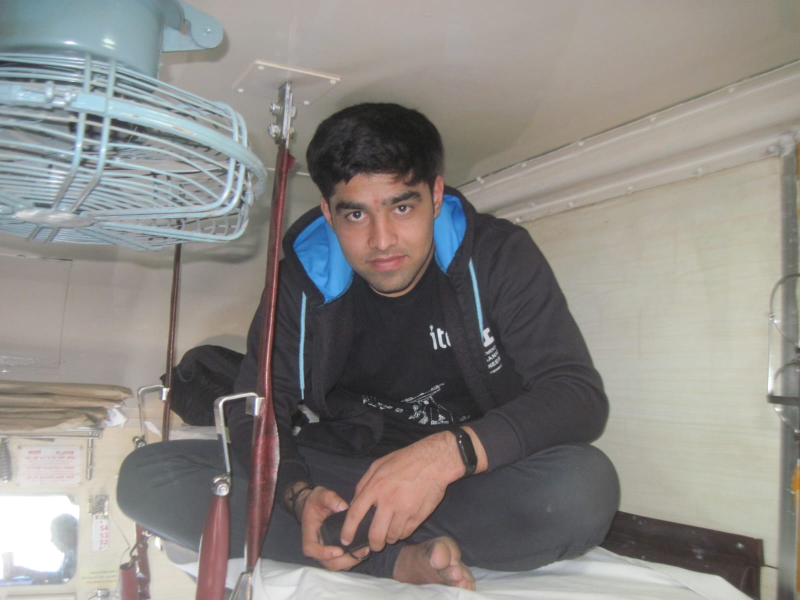
#> input picture Task01/dataset/WhatsApp Image 2023-01-29 at 01.03.33.jpeg, 1600 x 1200 px, given in place of dataset, which was not available (shown at 1/2 size)
$ python detect-contour.py --path ../dataset
#> lines starting #> are read from the running program, lines starting #| are printed output that depends on the picture; after the words box and inside, x2 and y2 are one past the last pixel; in counts of white or black regions, pixels touching at a corner belong together; pictures that were not available may be replaced by others from this repository, and a replacement may not be noted
import cv2
import numpy as np
import argparse
import os

parser = argparse.ArgumentParser(prog='detectContour',
                                 description='Creates contour over the tallest guy in the picture',
                                 )
parser.add_argument('-i', "--path", help='Takes path of the directory containing images')

args = parser.parse_args()

image_loc = r"{}".format(args.path)


def findMaxContours(contours):
    span = []
    contour_y = [[]] * len(contours)
    for i, contour in enumerate(contours):
        ys = []
        for j in contour:
            ys.append(j[0][1])
        contour_y[i] = ys

    for ys in contour_y:
        if (len(ys) < 10):
            span.append(0)
        else:
            span.append(max(ys) - min(ys))
            max_height = max(span)
    return max_height, span.index(max_height)


img = cv2.imread(image_loc)
#> img is the input picture: shape (1200, 1600, 3); mean B, G, R 131.8, 135.7, 139.1
gray = cv2.cvtColor(img, cv2.COLOR_BGR2GRAY)
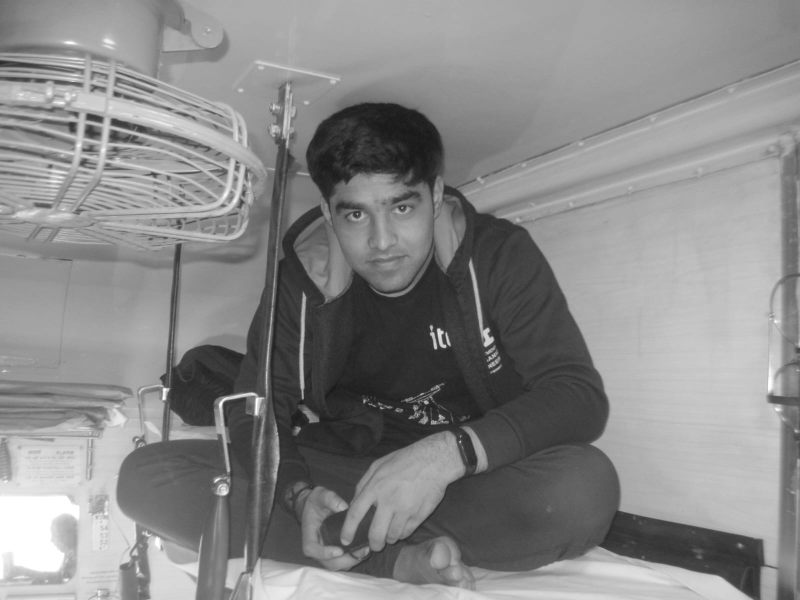
#> gray: shape (1200, 1600) (shown at 1/2 size); min 21, max 255, mean 136.3

_, thresh = cv2.threshold(gray, 100, 255, cv2.THRESH_BINARY_INV)
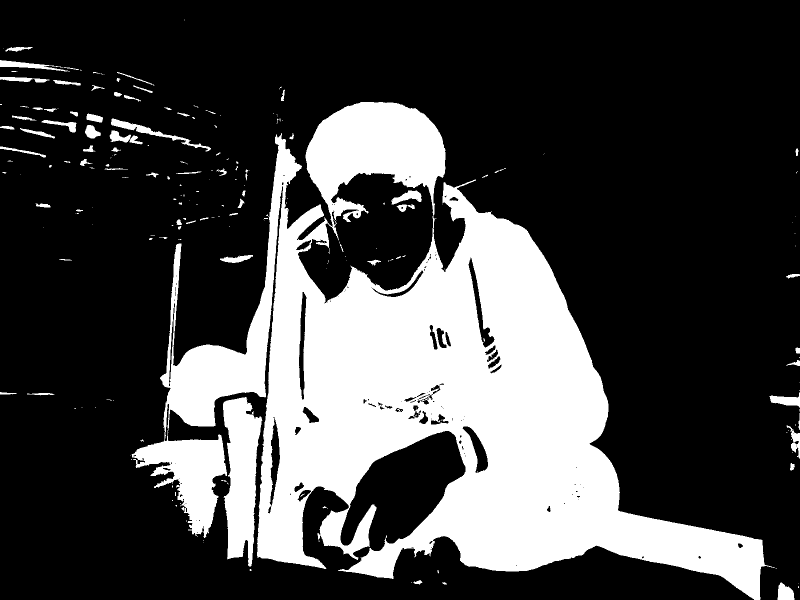
#> thresh: shape (1200, 1600) (shown at 1/2 size); 26.7% white; 221 white regions (135 under 20 px)

contours, _ = cv2.findContours(thresh, cv2.RETR_TREE, cv2.CHAIN_APPROX_SIMPLE)
#> contours = 367 contours, 245 with area under 20; largest, box (x1, y1, x2, y2) and area: (263, 204, 1550, 1200) 485922, (446, 794, 525, 1133) 17165, (936, 514, 990, 696) 2133, (538, 833, 561, 1014) 1964, (597, 583, 614, 800) 1927

max_height, contour_index = findMaxContours(contours)
#> in findMaxContours, `contour_y = [[]] * len(contours)`: contour_y = 367 items, first 6: [], [], [], [], [], []
#> the loop in findMaxContours, `for i, contour in enumerate(contours):` made 367 passes
#> contour on passes 1, 2, 5: [[1596, 1172], [1596, 1175], [1597, 1175], [1597, 1173]], [[1597, 1167]], [[823, 1164], [823, 1165]]
#> after the loop in findMaxContours, `for i, contour in enumerate(contours):`: contour_y = 367 items
#> the loop in findMaxContours, `for ys in contour_y:` made 367 passes
#> (ys, max_height) on passes 39, 55: ([826, 840, 842, 847, 848, 851, 852, 855, 856, 858, 859], 65), ([695, 696, 701, 702, 705, 706, 706, 696, 696, 695, 695, 696], 338)
#> max_height on passes 3, 4, 6, 16, 25, 29: 34, 34, 34, 34, 34, 34
#> after the loop in findMaxContours, `for ys in contour_y:`: span = 367 values, max 995 at index 198, min 0 at index 0, mean 10.82
#> max_height = 995; contour_index = 198

cv2.drawContours(img, contours, contour_index, (0, 255, 0), 2)
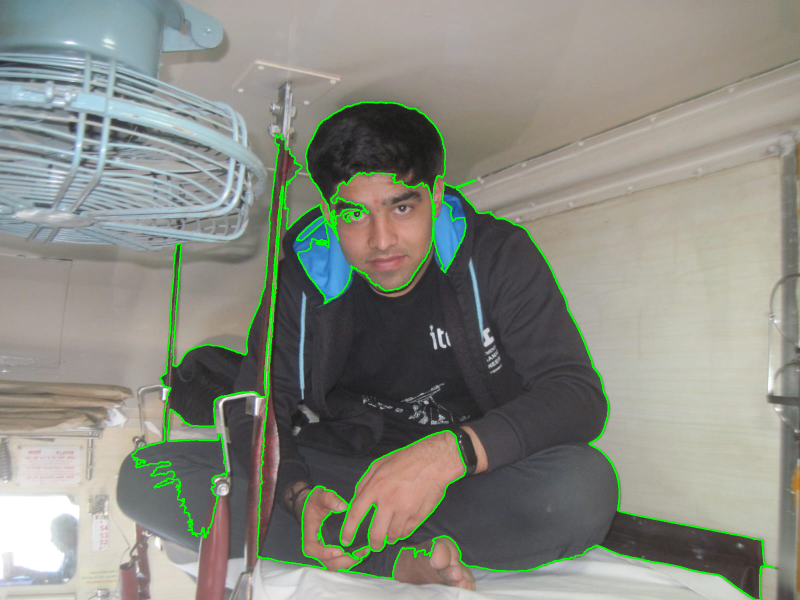
#> img: shape (1200, 1600, 3) (shown at 1/2 size); 1.95% of pixels changed, all inside (x1, y1, x2, y2) = (262, 203, 1551, 1200)

# # Show the result
cv2.imshow("Tallest Person", img)
cv2.waitKey(0)
cv2.destroyAllWindows

$ run again, on Task01/dataset/WhatsApp Image 2023-01-29 at 01.04.12.jpeg
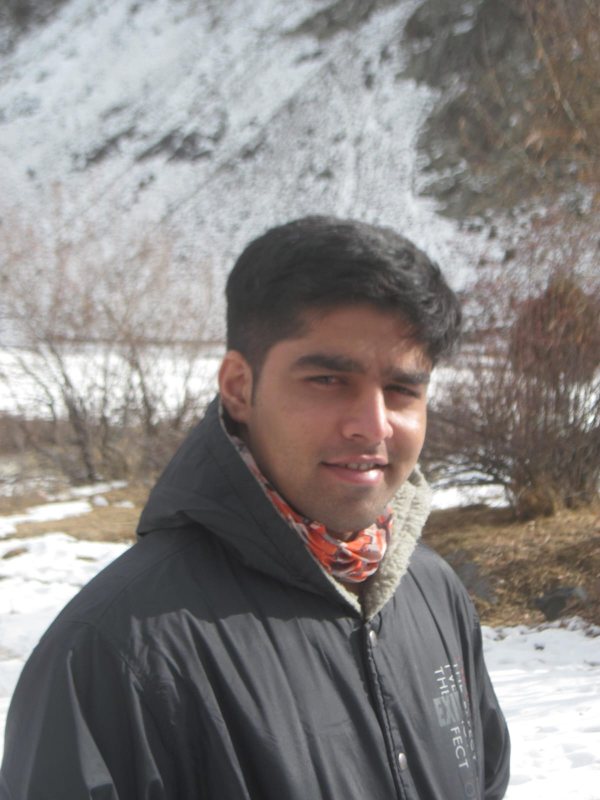
#> input picture Task01/dataset/WhatsApp Image 2023-01-29 at 01.04.12.jpeg, 1200 x 1600 px, given in place of dataset, which was not available (shown at 1/2 size)
#> img is the input picture: shape (1600, 1200, 3); mean B, G, R 130.1, 131.8, 136.2
#> `_, thresh = cv2.threshold(gray, 100, 255, cv2.THRESH_BINARY_INV)`:
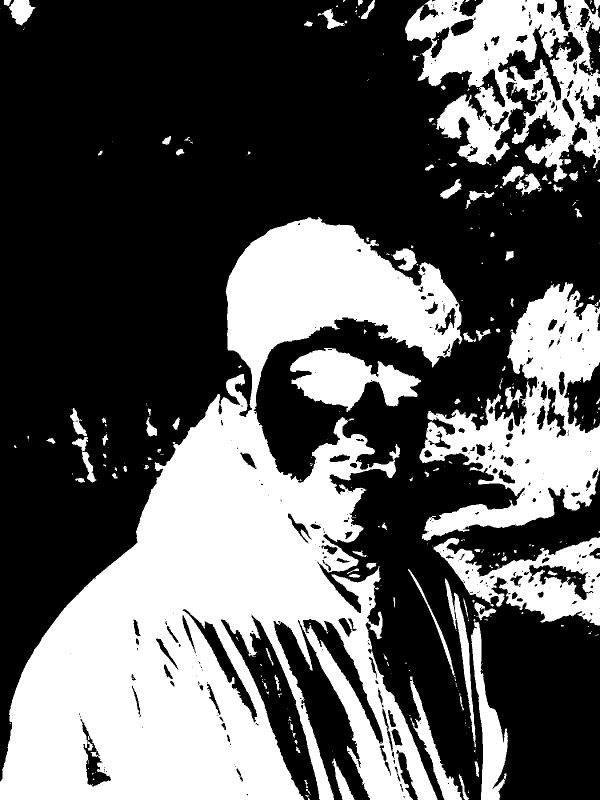
#> thresh: shape (1600, 1200) (shown at 1/2 size); 36.7% white; 354 white regions (232 under 20 px)
#> contours = 791 contours, 523 with area under 20; largest, box (x1, y1, x2, y2) and area: (0, 434, 925, 1600) 485894, (839, 564, 1200, 1082) 86497, (810, 0, 1200, 364) 83870, (867, 1074, 1200, 1251) 29742, (580, 696, 842, 824) 17465
#> in findMaxContours, `contour_y = [[]] * len(contours)`: contour_y = 791 items, first 6: [], [], [], [], [], []
#> the loop in findMaxContours, `for i, contour in enumerate(contours):` made 791 passes
#> contour on passes 7, 9, 10: [[954, 1517], [954, 1518]], [[951, 1504]], [[664, 1503]]
#> after the loop in findMaxContours, `for i, contour in enumerate(contours):`: contour_y = 791 items
#> the loop in findMaxContours, `for ys in contour_y:` made 791 passes
#> (ys, max_height) on passes 32, 40: ([1387, 1388, 1388, 1389, 1390, 1390, 1389, 1388, 1388, 1387], 82), ([1365, 1366, 1367, 1368, 1369, 1372, 1373, 1373, 1371, 1366], 82)
#> after the loop in findMaxContours, `for ys in contour_y:`: span = 791 values, max 1165 at index 399, min 0 at index 1, mean 11.71
#> `max_height, contour_index = findMaxContours(contours)`: max_height = 1165; contour_index = 399
#> `cv2.drawContours(img, contours, contour_index, (0, 255, 0), 2)`:
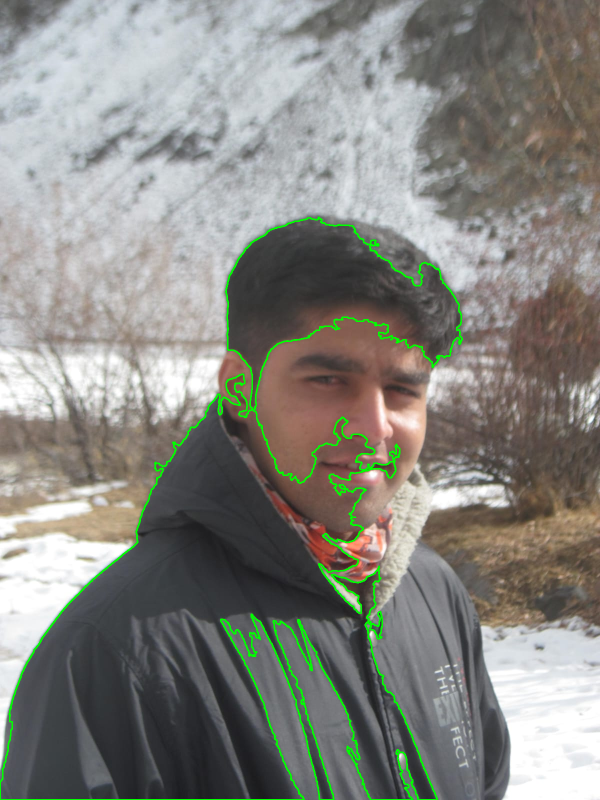
#> img: shape (1600, 1200, 3) (shown at 1/2 size); 1.61% of pixels changed, all inside (x1, y1, x2, y2) = (0, 433, 926, 1600)

$ run again, on Task01/dataset/WhatsApp Image 2023-01-29 at 01.04.44.jpeg
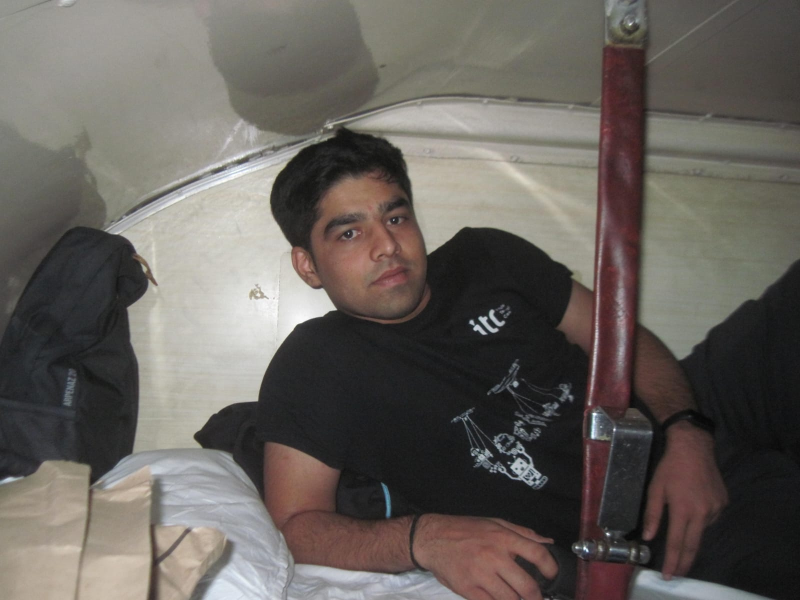
#> input picture Task01/dataset/WhatsApp Image 2023-01-29 at 01.04.44.jpeg, 1600 x 1200 px, given in place of dataset, which was not available (shown at 1/2 size)
#> img is the input picture: shape (1200, 1600, 3); mean B, G, R 92.2, 97.3, 102.5
#> `_, thresh = cv2.threshold(gray, 100, 255, cv2.THRESH_BINARY_INV)`:
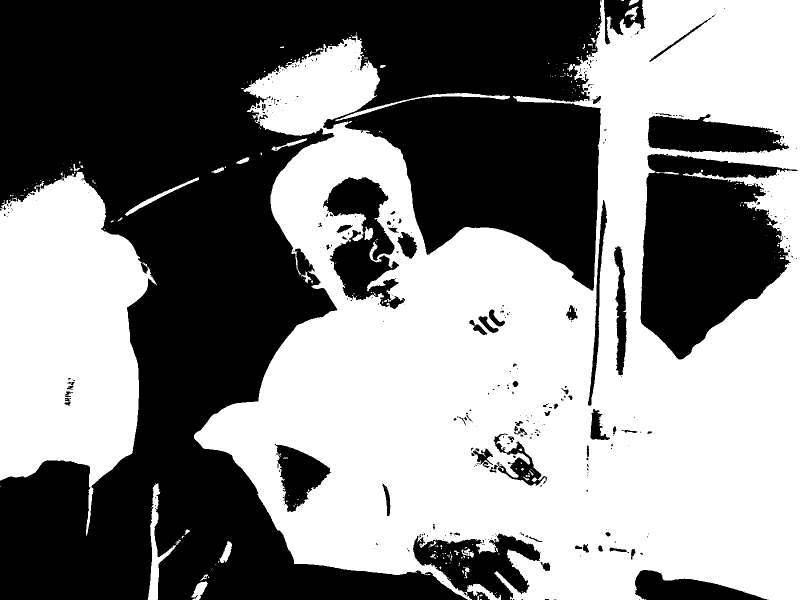
#> thresh: shape (1200, 1600) (shown at 1/2 size); 51.9% white; 362 black regions (285 under 20 px)
#> contours = 671 contours, 535 with area under 20; largest, box (x1, y1, x2, y2) and area: (388, 0, 1600, 1200) 981334, (0, 344, 314, 1072) 146222, (1280, 307, 1596, 720) 85035, (645, 353, 811, 619) 21742, (1294, 227, 1579, 307) 15390
#> in findMaxContours, `contour_y = [[]] * len(contours)`: contour_y = 671 items, first 6: [], [], [], [], [], []
#> the loop in findMaxContours, `for i, contour in enumerate(contours):` made 671 passes
#> contour on passes 1, 2, 4: [[960, 1198], [960, 1199], [963, 1199], [962, 1198]], [[992, 1191], [993, 1191]], [[989, 1187], [991, 1187]]
#> after the loop in findMaxContours, `for i, contour in enumerate(contours):`: contour_y = 671 items, first 6: [1198, 1199, 1199, 1198], [1191, 1191], [1189, 1191, 1191, 1192, 1192, 1199, 1199, 1192, 1191, 1191, 1192, 1192, 1191, 1191, 1190, 1189], [1187, 1187], [1184, 1185], [1183, 1183]
#> the loop in findMaxContours, `for ys in contour_y:` made 671 passes
#> (ys, max_height) on pass 19: ([1133, 1134, 1135, 1136, 1138, 1137, 1136, 1135, 1134, 1133], 36)
#> after the loop in findMaxContours, `for ys in contour_y:`: span = 671 values, max 1199 at index 214, min 0 at index 0, mean 8.46
#> `max_height, contour_index = findMaxContours(contours)`: max_height = 1199; contour_index = 214
#> `cv2.drawContours(img, contours, contour_index, (0, 255, 0), 2)`:
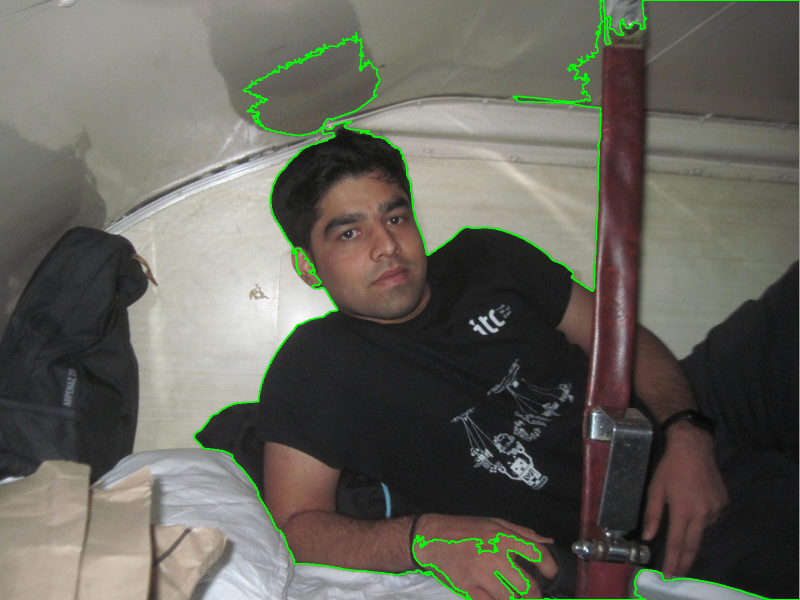
#> img: shape (1200, 1600, 3) (shown at 1/2 size); 1.42% of pixels changed, all inside (x1, y1, x2, y2) = (387, 0, 1600, 1200)
